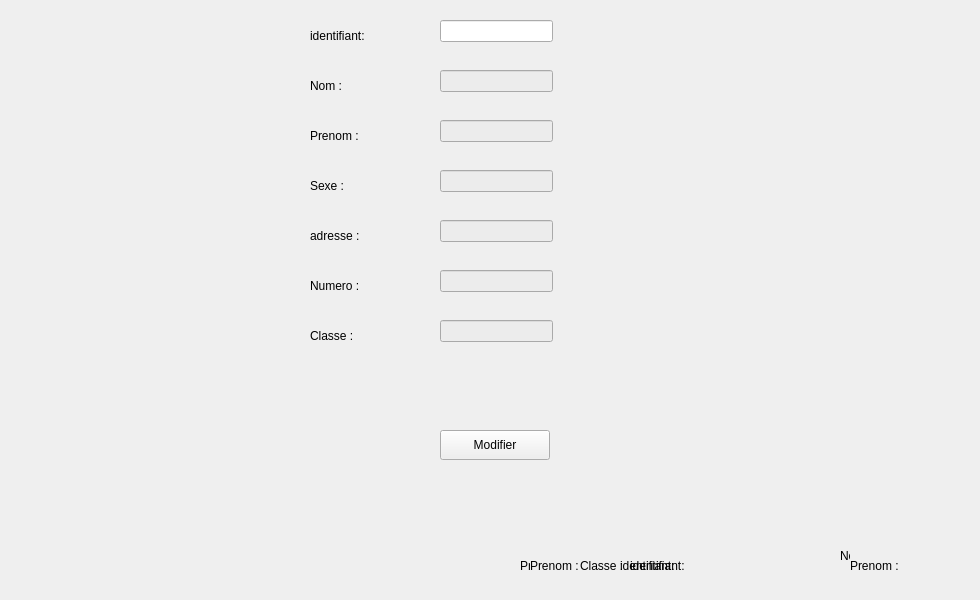
      <widget class="QWidget" name="tab_13">
       <attribute name="title">
        <string>modifier l auditeur</string>
       </attribute>
       <widget class="QLineEdit" name="le_id_3">
        <property name="geometry">
         <rect>
          <x>440</x>
          <y>20</y>
          <width>113</width>
          <height>22</height>
         </rect>
        </property>
        <property name="inputMask">
         <string extracomment="id"/>
        </property>
        <property name="text">
         <string comment="ide" extracomment="identifiant"/>
        </property>
        <property name="placeholderText">
         <string comment="ide" extracomment="identifiant"/>
        </property>
       </widget>
       <widget class="QLabel" name="label_54">
        <property name="geometry">
         <rect>
          <x>310</x>
          <y>70</y>
          <width>121</width>
          <height>31</height>
         </rect>
        </property>
        <property name="styleSheet">
         <string notr="true"/>
        </property>
        <property name="text">
         <string>Nom :</string>
        </property>
       </widget>
       <widget class="QLabel" name="label_55">
        <property name="geometry">
         <rect>
          <x>310</x>
          <y>120</y>
          <width>121</width>
          <height>31</height>
         </rect>
        </property>
        <property name="styleSheet">
         <string notr="true"/>
        </property>
        <property name="text">
         <string>Prenom :</string>
        </property>
       </widget>
       <widget class="QLineEdit" name="le_nom_3">
        <property name="geometry">
         <rect>
          <x>440</x>
          <y>70</y>
          <width>113</width>
          <height>22</height>
         </rect>
        </property>
        <property name="styleSheet">
         <string notr="true">background-color: rgb(236, 236, 236);</string>
        </property>
       </widget>
       <widget class="QLineEdit" name="le_prenom_2">
        <property name="geometry">
         <rect>
          <x>440</x>
          <y>120</y>
          <width>113</width>
          <height>22</height>
         </rect>
        </property>
        <property name="styleSheet">
         <string notr="true">background-color: rgb(236, 236, 236);</string>
        </property>
       </widget>
       <widget class="QLabel" name="label_56">
        <property name="geometry">
         <rect>
          <x>310</x>
          <y>170</y>
          <width>121</width>
          <height>31</height>
         </rect>
        </property>
        <property name="styleSheet">
         <string notr="true"/>
        </property>
        <property name="text">
         <string>Sexe :</string>
        </property>
       </widget>
       <widget class="QLineEdit" name="le_sexe_2">
        <property name="geometry">
         <rect>
          <x>440</x>
          <y>170</y>
          <width>113</width>
          <height>22</height>
         </rect>
        </property>
        <property name="styleSheet">
         <string notr="true">background-color: rgb(236, 236, 236);</string>
        </property>
       </widget>
       <widget class="QLabel" name="label_57">
        <property name="geometry">
         <rect>
          <x>310</x>
          <y>220</y>
          <width>121</width>
          <height>31</height>
         </rect>
        </property>
        <property name="styleSheet">
         <string notr="true"/>
        </property>
        <property name="text">
         <string>adresse :</string>
        </property>
       </widget>
       <widget class="QLineEdit" name="le_adresse_2">
        <property name="geometry">
         <rect>
          <x>440</x>
          <y>220</y>
          <width>113</width>
          <height>22</height>
         </rect>
        </property>
        <property name="styleSheet">
         <string notr="true">background-color: rgb(236, 236, 236);</string>
        </property>
       </widget>
       <widget class="QLabel" name="label_58">
        <property name="geometry">
         <rect>
          <x>310</x>
          <y>270</y>
          <width>121</width>
          <height>31</height>
         </rect>
        </property>
        <property name="styleSheet">
         <string notr="true"/>
        </property>
        <property name="text">
         <string>Numero :</string>
        </property>
       </widget>
       <widget class="QLabel" name="label_59">
        <property name="geometry">
         <rect>
          <x>310</x>
          <y>320</y>
          <width>121</width>
          <height>31</height>
         </rect>
        </property>
        <property name="styleSheet">
         <string notr="true"/>
        </property>
        <property name="text">
         <string>Classe :</string>
        </property>
       </widget>
       <widget class="QLineEdit" name="le_numero_2">
        <property name="geometry">
         <rect>
          <x>440</x>
          <y>270</y>
          <width>113</width>
          <height>22</height>
         </rect>
        </property>
        <property name="styleSheet">
         <string notr="true">background-color: rgb(236, 236, 236);</string>
        </property>
       </widget>
       <widget class="QLineEdit" name="le_classe_2">
        <property name="geometry">
         <rect>
          <x>440</x>
          <y>320</y>
          <width>113</width>
          <height>22</height>
         </rect>
        </property>
        <property name="styleSheet">
         <string notr="true">background-color: rgb(236, 236, 236);</string>
        </property>
       </widget>
       <widget class="QPushButton" name="modefier">
        <property name="geometry">
         <rect>
          <x>440</x>
          <y>430</y>
          <width>110</width>
          <height>30</height>
         </rect>
        </property>
        <property name="text">
         <string>Modifier</string>
        </property>
        <property name="icon">
         <iconset>
          <normaloff>:/Boutons/Bottons/Modifier.png</normaloff>:/Boutons/Bottons/Modifier.png</iconset>
        </property>
       </widget>
       <widget class="QLabel" name="label_68">
        <property name="geometry">
         <rect>
          <x>840</x>
          <y>540</y>
          <width>121</width>
          <height>31</height>
         </rect>
        </property>
        <property name="styleSheet">
         <string notr="true">background-color: rgb(239, 239, 239);</string>
        </property>
        <property name="text">
         <string>Nom :</string>
        </property>
       </widget>
       <widget class="QLabel" name="label_53">
        <property name="geometry">
         <rect>
          <x>760</x>
          <y>450</y>
          <width>201</width>
          <height>51</height>
         </rect>
        </property>
        <property name="styleSheet">
         <string notr="true">font: 87 6pt &quot;Arial Black&quot;;</string>
        </property>
        <property name="text">
         <string/>
        </property>
       </widget>
       <widget class="QLabel" name="label_117">
        <property name="geometry">
         <rect>
          <x>850</x>
          <y>550</y>
          <width>121</width>
          <height>31</height>
         </rect>
        </property>
        <property name="styleSheet">
         <string notr="true">background-color: rgb(239, 239, 239);</string>
        </property>
        <property name="text">
         <string>Prenom :</string>
        </property>
       </widget>
       <widget class="QLabel" name="label_118">
        <property name="geometry">
         <rect>
          <x>520</x>
          <y>550</y>
          <width>121</width>
          <height>31</height>
         </rect>
        </property>
        <property name="styleSheet">
         <string notr="true">background-color: rgb(239, 239, 239);</string>
        </property>
        <property name="text">
         <string>Prenom :</string>
        </property>
       </widget>
       <widget class="QLabel" name="label_119">
        <property name="geometry">
         <rect>
          <x>530</x>
          <y>550</y>
          <width>121</width>
          <height>31</height>
         </rect>
        </property>
        <property name="styleSheet">
         <string notr="true">background-color: rgb(239, 239, 239);</string>
        </property>
        <property name="text">
         <string>Prenom :</string>
        </property>
       </widget>
       <widget class="QLabel" name="label_120">
        <property name="geometry">
         <rect>
          <x>580</x>
          <y>550</y>
          <width>121</width>
          <height>31</height>
         </rect>
        </property>
        <property name="styleSheet">
         <string notr="true">background-color: rgb(239, 239, 239);</string>
        </property>
        <property name="text">
         <string>Classe :</string>
        </property>
       </widget>
       <widget class="QLabel" name="label_156">
        <property name="geometry">
         <rect>
          <x>310</x>
          <y>20</y>
          <width>121</width>
          <height>31</height>
         </rect>
        </property>
        <property name="styleSheet">
         <string notr="true"/>
        </property>
        <property name="text">
         <string>identifiant:</string>
        </property>
       </widget>
       <widget class="QLabel" name="label_155">
        <property name="geometry">
         <rect>
          <x>-20</x>
          <y>-10</y>
          <width>821</width>
          <height>591</height>
         </rect>
        </property>
        <property name="text">
         <string/>
        </property>
        <property name="pixmap">
         <pixmap>../../palette.jpg</pixmap>
        </property>
        <property name="scaledContents">
         <bool>true</bool>
        </property>
       </widget>
       <widget class="QLabel" name="label_168">
        <property name="geometry">
         <rect>
          <x>620</x>
          <y>550</y>
          <width>121</width>
          <height>31</height>
         </rect>
        </property>
        <property name="styleSheet">
         <string notr="true"/>
        </property>
        <property name="text">
         <string>identifiant:</string>
        </property>
       </widget>
       <widget class="QLabel" name="label_169">
        <property name="geometry">
         <rect>
          <x>630</x>
          <y>550</y>
          <width>121</width>
          <height>31</height>
         </rect>
        </property>
        <property name="styleSheet">
         <string notr="true"/>
        </property>
        <property name="text">
         <string>identifiant:</string>
        </property>
       </widget>
       <zorder>label_155</zorder>
       <zorder>le_id_3</zorder>
       <zorder>label_54</zorder>
       <zorder>label_55</zorder>
       <zorder>le_nom_3</zorder>
       <zorder>le_prenom_2</zorder>
       <zorder>label_56</zorder>
       <zorder>le_sexe_2</zorder>
       <zorder>label_57</zorder>
       <zorder>le_adresse_2</zorder>
       <zorder>label_58</zorder>
       <zorder>label_59</zorder>
       <zorder>le_numero_2</zorder>
       <zorder>le_classe_2</zorder>
       <zorder>modefier</zorder>
       <zorder>label_68</zorder>
       <zorder>label_53</zorder>
       <zorder>label_117</zorder>
       <zorder>label_118</zorder>
       <zorder>label_119</zorder>
       <zorder>label_120</zorder>
       <zorder>label_156</zorder>
       <zorder>label_168</zorder>
       <zorder>label_169</zorder>
      </widget>
